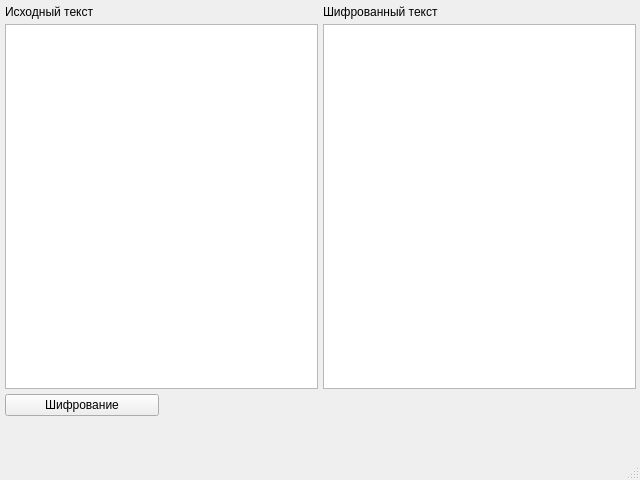
<?xml version="1.0" encoding="UTF-8"?>
<ui version="4.0">
 <class>MainWindow</class>
 <widget class="QMainWindow" name="MainWindow">
  <property name="geometry">
   <rect>
    <x>0</x>
    <y>0</y>
    <width>640</width>
    <height>480</height>
   </rect>
  </property>
  <property name="windowTitle">
   <string>MainWindow</string>
  </property>
  <widget class="QWidget" name="centralwidget">
   <widget class="QWidget" name="gridLayoutWidget">
    <property name="geometry">
     <rect>
      <x>0</x>
      <y>0</y>
      <width>641</width>
      <height>421</height>
     </rect>
    </property>
    <layout class="QGridLayout" name="gridLayout">
     <property name="margin">
      <number>5</number>
     </property>
     <property name="spacing">
      <number>5</number>
     </property>
     <item row="1" column="0" colspan="2">
      <widget class="QTextEdit" name="initTE"/>
     </item>
     <item row="1" column="2" colspan="2">
      <widget class="QTextEdit" name="codedTE"/>
     </item>
     <item row="0" column="2" colspan="2">
      <widget class="QLabel" name="label_2">
       <property name="text">
        <string>Шифрованный текст</string>
       </property>
      </widget>
     </item>
     <item row="0" column="0" colspan="2">
      <widget class="QLabel" name="label">
       <property name="text">
        <string>Исходный текст</string>
       </property>
      </widget>
     </item>
     <item row="2" column="0">
      <widget class="QPushButton" name="codeBtn">
       <property name="text">
        <string>Шифрование</string>
       </property>
      </widget>
     </item>
    </layout>
   </widget>
  </widget>
  <widget class="QMenuBar" name="menubar">
   <property name="geometry">
    <rect>
     <x>0</x>
     <y>0</y>
     <width>640</width>
     <height>29</height>
    </rect>
   </property>
  </widget>
  <widget class="QStatusBar" name="statusbar"/>
 </widget>
 <resources/>
 <connections/>
</ui>
